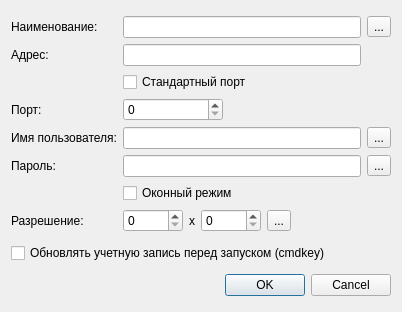
<?xml version="1.0" encoding="UTF-8"?>
<ui version="4.0">
 <class>DialogMstsc</class>
 <widget class="QDialog" name="DialogMstsc">
  <property name="geometry">
   <rect>
    <x>0</x>
    <y>0</y>
    <width>402</width>
    <height>312</height>
   </rect>
  </property>
  <property name="windowTitle">
   <string>Удаленный рабочий стол</string>
  </property>
  <layout class="QGridLayout" name="gridLayout_2">
   <item row="2" column="0">
    <widget class="QDialogButtonBox" name="buttonBox">
     <property name="orientation">
      <enum>Qt::Horizontal</enum>
     </property>
     <property name="standardButtons">
      <set>QDialogButtonBox::Cancel|QDialogButtonBox::Ok</set>
     </property>
    </widget>
   </item>
   <item row="0" column="0">
    <layout class="QGridLayout" name="gridLayout">
     <item row="2" column="2">
      <widget class="QLineEdit" name="txtAddress"/>
     </item>
     <item row="6" column="3">
      <widget class="QToolButton" name="btnView">
       <property name="text">
        <string>...</string>
       </property>
       <property name="icon">
        <iconset resource="resurses.qrc">
         <normaloff>:/img/viewPwd1.svg</normaloff>:/img/viewPwd1.svg</iconset>
       </property>
       <property name="checkable">
        <bool>true</bool>
       </property>
      </widget>
     </item>
     <item row="6" column="0">
      <widget class="QLabel" name="label_5">
       <property name="text">
        <string>Пароль:</string>
       </property>
      </widget>
     </item>
     <item row="1" column="0">
      <widget class="QLabel" name="label">
       <property name="text">
        <string>Наименование:</string>
       </property>
      </widget>
     </item>
     <item row="1" column="2">
      <widget class="QLineEdit" name="txtName"/>
     </item>
     <item row="3" column="2">
      <widget class="QCheckBox" name="chkDefaultPort">
       <property name="text">
        <string>Стандартный порт</string>
       </property>
      </widget>
     </item>
     <item row="5" column="2">
      <widget class="QLineEdit" name="txtUserName"/>
     </item>
     <item row="4" column="2">
      <widget class="QSpinBox" name="spinPort">
       <property name="maximumSize">
        <size>
         <width>100</width>
         <height>16777215</height>
        </size>
       </property>
       <property name="maximum">
        <number>9999</number>
       </property>
      </widget>
     </item>
     <item row="6" column="2">
      <widget class="QLineEdit" name="txtPassword">
       <property name="echoMode">
        <enum>QLineEdit::Password</enum>
       </property>
      </widget>
     </item>
     <item row="5" column="0">
      <widget class="QLabel" name="label_4">
       <property name="text">
        <string>Имя пользователя:</string>
       </property>
      </widget>
     </item>
     <item row="4" column="0">
      <widget class="QLabel" name="label_3">
       <property name="text">
        <string>Порт:</string>
       </property>
      </widget>
     </item>
     <item row="8" column="2">
      <widget class="QCheckBox" name="chkWindowMode">
       <property name="text">
        <string>Оконный режим</string>
       </property>
      </widget>
     </item>
     <item row="2" column="0">
      <widget class="QLabel" name="label_2">
       <property name="text">
        <string>Адрес:</string>
       </property>
      </widget>
     </item>
     <item row="9" column="0">
      <widget class="QLabel" name="label_7">
       <property name="text">
        <string>Разрешение:</string>
       </property>
      </widget>
     </item>
     <item row="9" column="2">
      <layout class="QHBoxLayout" name="horizontalLayout">
       <item>
        <widget class="QSpinBox" name="spinX">
         <property name="minimumSize">
          <size>
           <width>60</width>
           <height>0</height>
          </size>
         </property>
         <property name="maximum">
          <number>9999</number>
         </property>
        </widget>
       </item>
       <item>
        <widget class="QLabel" name="label_6">
         <property name="text">
          <string>x</string>
         </property>
        </widget>
       </item>
       <item>
        <widget class="QSpinBox" name="spinY">
         <property name="minimumSize">
          <size>
           <width>60</width>
           <height>0</height>
          </size>
         </property>
         <property name="maximum">
          <number>9999</number>
         </property>
        </widget>
       </item>
       <item>
        <widget class="QToolButton" name="btnSelectScreenSize">
         <property name="text">
          <string>...</string>
         </property>
         <property name="checkable">
          <bool>true</bool>
         </property>
         <property name="autoRepeat">
          <bool>false</bool>
         </property>
         <property name="autoExclusive">
          <bool>false</bool>
         </property>
         <property name="popupMode">
          <enum>QToolButton::InstantPopup</enum>
         </property>
         <property name="toolButtonStyle">
          <enum>Qt::ToolButtonFollowStyle</enum>
         </property>
         <property name="autoRaise">
          <bool>false</bool>
         </property>
         <property name="arrowType">
          <enum>Qt::NoArrow</enum>
         </property>
        </widget>
       </item>
       <item>
        <spacer name="horizontalSpacer">
         <property name="orientation">
          <enum>Qt::Horizontal</enum>
         </property>
         <property name="sizeHint" stdset="0">
          <size>
           <width>40</width>
           <height>20</height>
          </size>
         </property>
        </spacer>
       </item>
      </layout>
     </item>
     <item row="1" column="3">
      <widget class="QToolButton" name="btnSelectHost">
       <property name="toolTip">
        <string>Выбор хоста</string>
       </property>
       <property name="text">
        <string>...</string>
       </property>
       <property name="icon">
        <iconset resource="resurses.qrc">
         <normaloff>:/img/desktop.svg</normaloff>:/img/desktop.svg</iconset>
       </property>
      </widget>
     </item>
     <item row="5" column="3">
      <widget class="QToolButton" name="btnSelectUserName">
       <property name="toolTip">
        <string>Выбор пользователя</string>
       </property>
       <property name="text">
        <string>...</string>
       </property>
       <property name="icon">
        <iconset resource="resurses.qrc">
         <normaloff>:/img/activeUesers.png</normaloff>:/img/activeUesers.png</iconset>
       </property>
      </widget>
     </item>
    </layout>
   </item>
   <item row="1" column="0">
    <widget class="QCheckBox" name="chkEnableCmdKey">
     <property name="text">
      <string>Обновлять учетную запись перед запуском (cmdkey)</string>
     </property>
    </widget>
   </item>
  </layout>
 </widget>
 <resources>
  <include location="resurses.qrc"/>
 </resources>
 <connections>
  <connection>
   <sender>buttonBox</sender>
   <signal>accepted()</signal>
   <receiver>DialogMstsc</receiver>
   <slot>accept()</slot>
   <hints>
    <hint type="sourcelabel">
     <x>248</x>
     <y>254</y>
    </hint>
    <hint type="destinationlabel">
     <x>157</x>
     <y>274</y>
    </hint>
   </hints>
  </connection>
  <connection>
   <sender>buttonBox</sender>
   <signal>rejected()</signal>
   <receiver>DialogMstsc</receiver>
   <slot>reject()</slot>
   <hints>
    <hint type="sourcelabel">
     <x>316</x>
     <y>260</y>
    </hint>
    <hint type="destinationlabel">
     <x>286</x>
     <y>274</y>
    </hint>
   </hints>
  </connection>
 </connections>
</ui>
